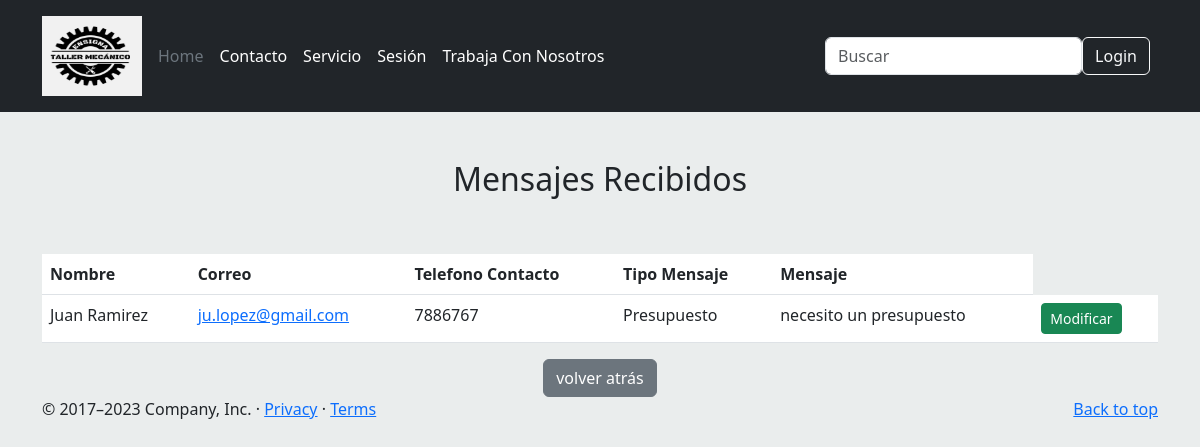
/lista_contacto/, run on the app's committed database.
### appweb/models.py (models this page shows, shortened)
class Contacto(models.Model):
    nombre = models.CharField(max_length=50)
    email = models.EmailField()
    telefono = models.IntegerField()
    tipo_contacto = models.IntegerField(choices=list_tipo_contacto)
    mensaje = models.TextField()

### appweb/views.py (the view)
# urls.py: path('lista_contacto/',listar_contacto,name="listar_contacto"),
def listar_contacto(request):
    contactos = Contacto.objects.all()
    data = {
        "contactos" : contactos
    }
    return render(request, "lista_contacto.html", data)

### appweb/templates/lista_contacto.html
{% extends 'base.html' %}
{% block contenido %}
<div class="container mt-5">
    <div class="text-center">
      <h2 class="mt-4">Mensajes Recibidos</h2>
    </div>
   <br>
   <br>
<table class="table">
    <thead>
      <tr>
        <th scope="col"> Nombre </th>
        <th scope="col">Correo</th>
        <th scope="col">Telefono Contacto</th>
        <th scope="col">Tipo Mensaje</th>
        <th scope="col">Mensaje</th>
      </tr>
    </thead>
    <tbody>
        {% for p in contactos %}
      <tr>
        <td>{{p.nombre}}</td>
        <td><a href="mailto:{{ p.email }}">{{ p.email }}</a</td>
        <td>{{p.telefono}}</td>
        <td>{{p.get_tipo_contacto_display}}</td>
        <td>{{p.mensaje}}</td>
        <td>
            <a href="#" class="btn btn-success btn-sm" >Modificar </a>
        </td>
      </tr>
      {% endfor %}
    </tbody>
  </table>
  <center><input type="button" class="btn btn-secondary btn" onclick="history.back()" name="volver atrás"
    value="volver atrás"></center>
</div>
  {% endblock %}

### data on the page
Contacto: nombre "Juan Ramirez", email "ju.lopez@gmail.com", telefono "7886767", tipo_contacto "Presupuesto", mensaje "necesito un presupuesto"
